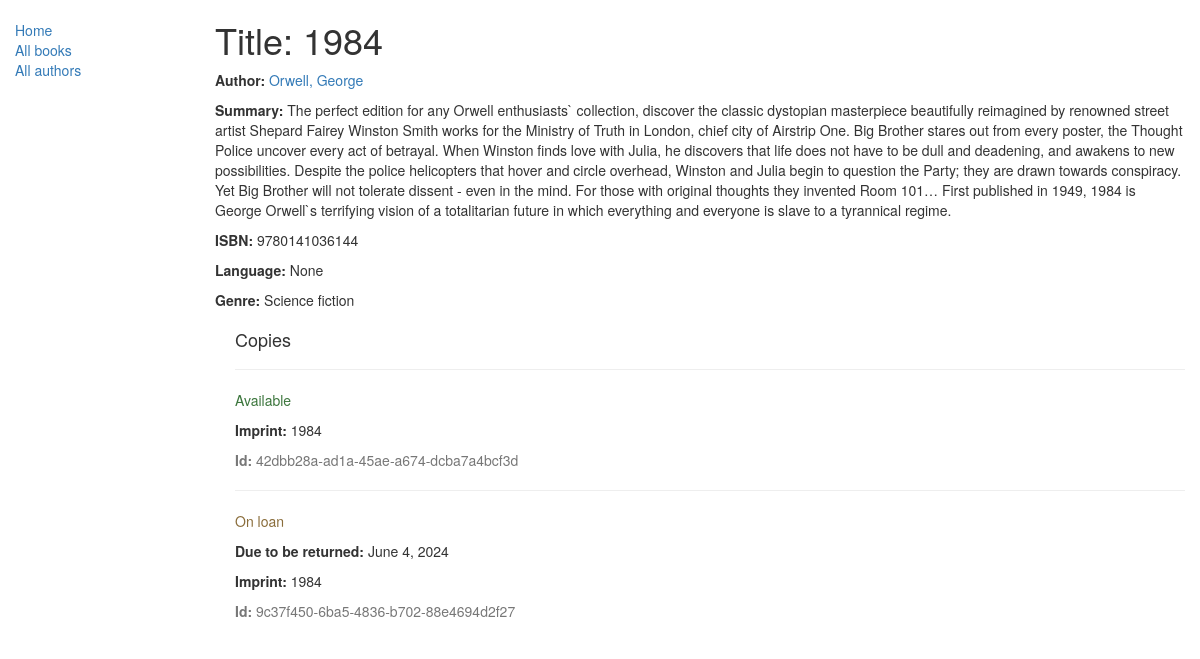
/catalog/book/2, run on an earlier commit of the app's database.
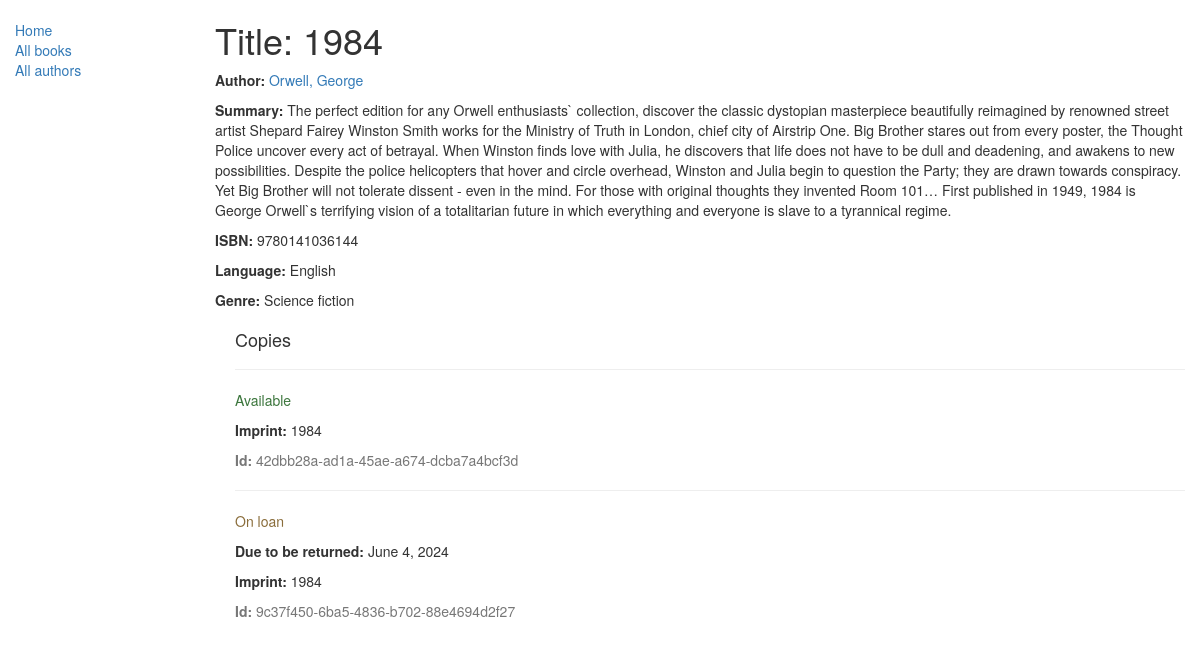
And on a later commit of the database.
### catalog/models.py (models this page shows, shortened)
class Book(models.Model):
    title = models.CharField(max_length=200)
    author = models.ForeignKey("Author", on_delete=models.SET_NULL, null=True)
    summary = models.TextField(
        max_length=1000, help_text="Enter a brief description of the book"
    )
    isbn = models.CharField(
        "ISBN",
        max_length=13,
        help_text='13 Character <a href="https://www.isbn-international.org/content/what-isbn">ISBN number</a>',
    )
    genre = models.ManyToManyField(Genre, help_text="Select a genre for this book")
    language = models.ForeignKey("Language", on_delete=models.SET_NULL, null=True)
    def display_genre(self):
        """Creates a string for the Genre. This is required to display genre in Admin."""
        return ", ".join([genre.name for genre in self.genre.all()[:3]])
    display_genre.short_description = "Genre"
    class Meta:
        ordering = ["title", "author"]

class Author(models.Model):
    first_name = models.CharField(max_length=100)
    last_name = models.CharField(max_length=100)
    date_of_birth = models.DateField(null=True, blank=True)
    date_of_death = models.DateField("Died", null=True, blank=True)
    class Meta:
        ordering = ['last_name', 'first_name']
    def __str__(self):
        return f"{self.last_name}, {self.first_name}"

class Language(models.Model):
    name = models.CharField(
        max_length=200,
        unique=True,
        help_text="Enter the book's natural language (e.g. English, French, Japanese etc.)",
    )
    def __str__(self):
        return self.name
    class Meta:
        constraints = [
            UniqueConstraint(
                Lower("name"),
                name="language_name_case_insensitive_unique",
                violation_error_message="Language already exists (case insensitive match)",
            ),
        ]

### catalog/views.py (the view)
# urls.py: re_path(r"^book/(?P<pk>\d+)$", views.BookDetailView.as_view(), name="book-detail"),
class BookDetailView(generic.DetailView):
    model = Book

### catalog/models.py (called while the page is built)
    def __str__(self):
        return self.name

### catalog/templates/catalog/book_detail.html
{% extends "base_generic.html" %}
{% block content %}
  <h1>Title: {{ book.title }}</h1>
  <p><strong>Author:</strong> <a href="{% url 'author-detail' book.author.pk %}">{{ book.author }}</a></p>
  <p><strong>Summary:</strong> {{ book.summary }}</p>
  <p><strong>ISBN:</strong> {{ book.isbn }}</p>
  <p><strong>Language:</strong> {{ book.language }}</p>
  <p><strong>Genre:</strong> {% for genre in book.genre.all %} {{ genre }}{% if not forloop.last %}, {% endif %}{% endfor %}</p>
  <div style="margin-left:20px;margin-top:20px">
    <h4>Copies</h4>
    {% for copy in book.bookinstance_set.all %}
    <hr>
    <p class="{% if copy.status == 'a' %}text-success{% elif copy.status == 'd' %}text-danger{% else %}text-warning{% endif %}">{{ copy.get_status_display }}</p>
    {% if copy.status != 'a' %}<p><strong>Due to be returned:</strong> {{copy.due_back}}</p>{% endif %}
    <p><strong>Imprint:</strong> {{copy.imprint}}</p>
    <p class="text-muted"><strong>Id:</strong> {{copy.id}}</p>
    {% endfor %}
  </div>
{% endblock %}

What changed in the data, as far as the page shows it:
changed Book "Orwell, George": language "None" → "English"
